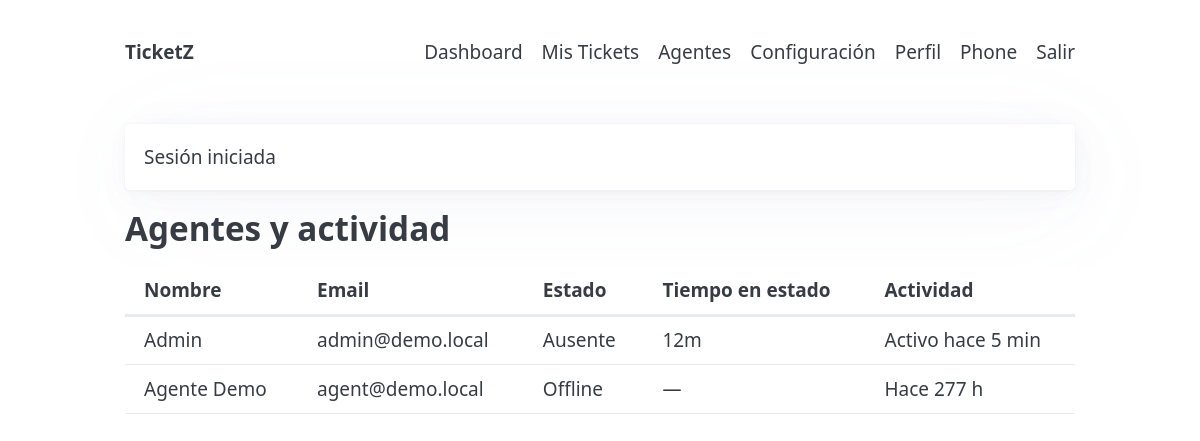
/?page=agents (signed in), run on an earlier commit of the app's database.
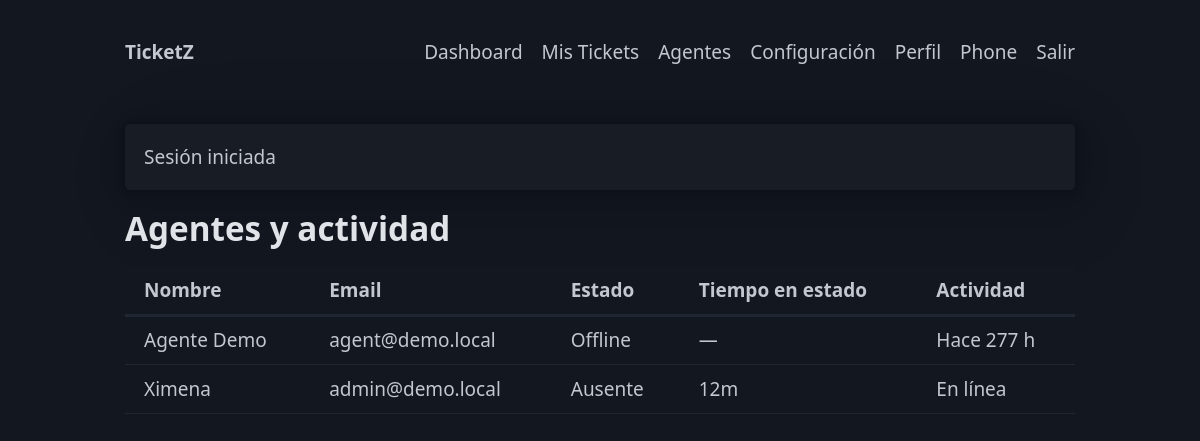
And on a later commit of the database.
### tables this page shows
CREATE TABLE users(
        id INTEGER PRIMARY KEY AUTOINCREMENT,
        name TEXT NOT NULL,
        email TEXT UNIQUE NOT NULL,
        pass TEXT NOT NULL,
        role TEXT NOT NULL DEFAULT "user",
        theme TEXT NOT NULL DEFAULT "light",
        notify_email INTEGER NOT NULL DEFAULT 1,
        last_active INTEGER DEFAULT NULL,
        created_at INTEGER NOT NULL
    , status TEXT NOT NULL DEFAULT "offline", status_since INTEGER DEFAULT NULL);

### app/db.php (called while the page is built, shortened)
<?php
function db(): PDO {
    static $pdo = null;
    if ($pdo) return $pdo;
    $dsn = 'sqlite:' . DB_FILE;
    try {
        $pdo = new PDO($dsn);
        $pdo->setAttribute(PDO::ATTR_ERRMODE, PDO::ERRMODE_EXCEPTION);
        $pdo->exec('PRAGMA foreign_keys = ON');
        return $pdo;
    } catch (PDOException $e) {
        http_response_code(500);
        $msg = "No se pudo abrir la base de datos SQLite en: " . DB_FILE . "\\nError: " . $e->getMessage();
        echo nl2br(htmlspecialchars($msg, ENT_QUOTES | ENT_SUBSTITUTE, 'UTF-8'));
        exit;
    }
}

### app/models.php (called while the page is built, shortened)
<?php
function list_agents(): array {
    $st=db()->query('SELECT id,name,email,last_active,status,status_since FROM users WHERE role IN ("agent","admin") ORDER BY name');
    return $st->fetchAll(PDO::FETCH_ASSOC);
}

### public/index.php (the view, shortened to what this page needs)
<?php
require_once __DIR__ . '/../app/bootstrap.php';
$page   = $_GET['page'] ?? 'home';
function human_duration(int $seconds): string {
    if ($seconds < 3600) return intval($seconds/60).'m';
    return intval($seconds/86400).'d';
}
if ($page === 'agents') {
    $agents = list_agents();
    render_header('Agentes', $user);
    echo '<div class="narrow"><h2>Agentes y actividad</h2><div class="table-scroll"><table><thead>
    <tr><th>Nombre</th><th>Email</th><th>Estado</th><th>Tiempo en estado</th><th>Actividad</th></tr></thead><tbody>';
    foreach ($agents as $a) {
        $ago = $a['last_active'] ? (time() - (int)$a['last_active']) : 999999;
        $label = $ago < 120 ? 'En línea' : ($ago < 3600 ? 'Activo hace '.intval($ago/60).' min' : 'Hace '.intval($ago/3600).' h');
        $since = $a['status_since'] ? human_duration(time() - (int)$a['status_since']) : '—';
        $state_label = $a['status'] === 'en_llamada' ? 'En llamada' :
                       ($a['status'] === 'disponible' ? 'Disponible' :
                        ($a['status'] === 'ausente' ? 'Ausente' : 'Offline'));
        echo '<tr><td>'.e($a['name']).'</td><td>'.e($a['email']).'</td><td>'.$state_label.'</td><td>'.$since.'</td><td>'.$label.'</td></tr>';
    }
    echo '</tbody></table></div></div>';
    render_footer(); exit;
}

### app/util.php (shortened to what this page needs)
<?php
function e(string $s): string { return htmlspecialchars($s, ENT_QUOTES | ENT_SUBSTITUTE, 'UTF-8'); }
function flash(string $key, ?string $msg = null) {
    if ($msg === null) {
        $m = $_SESSION['_flash'][$key] ?? null;
        return $m;
    }
}
function get_theme(): string {
    $u = $_SESSION['user'] ?? null;
    return $u['theme'] ?? 'light';
}
function render_header(string $title, ?array $user) {
$theme = get_theme();
echo '<!DOCTYPE html><html lang="es" data-theme="'.e($theme).'"><head>
<meta charset="utf-8"><meta name="viewport" content="width=device-width,initial-scale=1">
<title>'.e($title).'</title>
<link rel="stylesheet" href="https://unpkg.com/@picocss/pico@2/css/pico.min.css">
<link rel="stylesheet" href="assets/style.css">
<link rel="preconnect" href="https://fonts.googleapis.com"><link rel="preconnect" href="https://fonts.gstatic.com" crossorigin>
<link href="https://fonts.googleapis.com/css2?family=Inter:wght@400;600;700&display=swap" rel="stylesheet">
</head><body>
<header class="container">
  <nav>
    <ul><li><strong>TicketZ</strong></li></ul>
    <ul>';
    if ($user) {
        echo '<li><a href="?page=dashboard">Dashboard</a></li>
              <li><a href="?page=tickets">Mis Tickets</a></li>
              <li><a href="?page=agents">Agentes</a></li>
              <li><a href="?page=settings">Configuración</a></li>
              <li><a href="?page=profile">Perfil</a></li>
              <li><a href="?page=phone" target="_blank">Phone</a></li>
              <li><a class="contrast" href="?action=logout">Salir</a></li>';
    } else {
        echo '<li><a href="?page=home">Inicio</a></li>
              <li><a href="?page=login">Entrar</a></li>
              <li><a href="?page=register">Registro</a></li>';
    }
echo '</ul></nav></header><main class="container content">';
$m = flash('msg'); if ($m) { echo '<article class="msg">'.$m.'</article>'; }
}
function render_footer() {
    echo '</main><footer class="container"></footer>
<script>
document.querySelectorAll("[data-theme-toggle]").forEach(b=>{
  b.addEventListener("click",()=>{
    const cur=document.documentElement.getAttribute("data-theme")==="dark"?"light":"dark";
    document.documentElement.setAttribute("data-theme",cur);
    fetch("?action=theme&v="+cur,{method:"POST",headers:{ "Content-Type":"application/x-www-form-urlencoded" },body:"csrf=<?php echo e(csrf_token()); ?>&theme="+cur});
  });
});
</script>
</body></html>';
}

### public/assets/style.css (style rules this page uses)
:root { --brand: #7c4b2b; --brand-2: #f4e6d6; --brand-3: #f7f2ea; }
html, body { overflow: auto !important; }
header nav a { color: inherit !important; text-decoration: none !important; }

What changed in the data, as far as the page shows it:
shown differently, row unchanged: users "Agente Demo": moves up the list
changed users "admin@demo.local": name "Admin" → "Ximena"; last_active "Activo hace 5 min" → "En línea"
